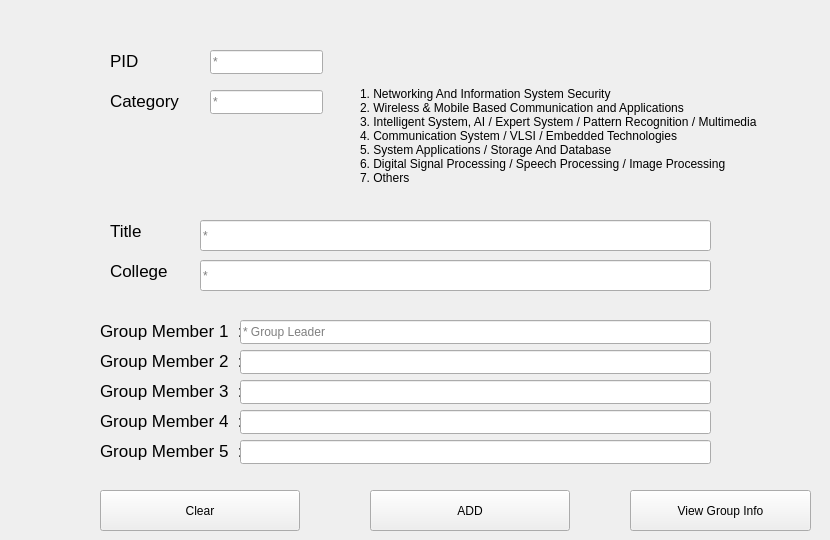
   <widget class="QWidget" name="add_grp">
    <attribute name="title">
     <string>Add Group</string>
    </attribute>
    <widget class="QLabel" name="label_8">
     <property name="geometry">
      <rect>
       <x>110</x>
       <y>40</y>
       <width>81</width>
       <height>41</height>
      </rect>
     </property>
     <property name="palette">
      <palette>
       <active>
        <colorrole role="WindowText">
         <brush brushstyle="SolidPattern">
          <color alpha="255">
           <red>0</red>
           <green>0</green>
           <blue>0</blue>
          </color>
         </brush>
        </colorrole>
       </active>
       <inactive>
        <colorrole role="WindowText">
         <brush brushstyle="SolidPattern">
          <color alpha="255">
           <red>0</red>
           <green>0</green>
           <blue>0</blue>
          </color>
         </brush>
        </colorrole>
       </inactive>
       <disabled>
        <colorrole role="WindowText">
         <brush brushstyle="SolidPattern">
          <color alpha="255">
           <red>0</red>
           <green>20</green>
           <blue>30</blue>
          </color>
         </brush>
        </colorrole>
       </disabled>
      </palette>
     </property>
     <property name="font">
      <font>
       <pointsize>13</pointsize>
      </font>
     </property>
     <property name="text">
      <string>PID              :</string>
     </property>
    </widget>
    <widget class="QLabel" name="label_9">
     <property name="geometry">
      <rect>
       <x>110</x>
       <y>80</y>
       <width>81</width>
       <height>41</height>
      </rect>
     </property>
     <property name="palette">
      <palette>
       <active>
        <colorrole role="WindowText">
         <brush brushstyle="SolidPattern">
          <color alpha="255">
           <red>0</red>
           <green>0</green>
           <blue>0</blue>
          </color>
         </brush>
        </colorrole>
       </active>
       <inactive>
        <colorrole role="WindowText">
         <brush brushstyle="SolidPattern">
          <color alpha="255">
           <red>0</red>
           <green>0</green>
           <blue>0</blue>
          </color>
         </brush>
        </colorrole>
       </inactive>
       <disabled>
        <colorrole role="WindowText">
         <brush brushstyle="SolidPattern">
          <color alpha="255">
           <red>0</red>
           <green>20</green>
           <blue>30</blue>
          </color>
         </brush>
        </colorrole>
       </disabled>
      </palette>
     </property>
     <property name="font">
      <font>
       <pointsize>13</pointsize>
      </font>
     </property>
     <property name="text">
      <string>Category   :</string>
     </property>
    </widget>
    <widget class="QLabel" name="label_10">
     <property name="geometry">
      <rect>
       <x>110</x>
       <y>210</y>
       <width>81</width>
       <height>41</height>
      </rect>
     </property>
     <property name="palette">
      <palette>
       <active>
        <colorrole role="WindowText">
         <brush brushstyle="SolidPattern">
          <color alpha="255">
           <red>0</red>
           <green>0</green>
           <blue>0</blue>
          </color>
         </brush>
        </colorrole>
       </active>
       <inactive>
        <colorrole role="WindowText">
         <brush brushstyle="SolidPattern">
          <color alpha="255">
           <red>0</red>
           <green>0</green>
           <blue>0</blue>
          </color>
         </brush>
        </colorrole>
       </inactive>
       <disabled>
        <colorrole role="WindowText">
         <brush brushstyle="SolidPattern">
          <color alpha="255">
           <red>0</red>
           <green>20</green>
           <blue>30</blue>
          </color>
         </brush>
        </colorrole>
       </disabled>
      </palette>
     </property>
     <property name="font">
      <font>
       <pointsize>13</pointsize>
      </font>
     </property>
     <property name="text">
      <string>Title             :</string>
     </property>
    </widget>
    <widget class="QLabel" name="label_11">
     <property name="geometry">
      <rect>
       <x>110</x>
       <y>250</y>
       <width>81</width>
       <height>41</height>
      </rect>
     </property>
     <property name="palette">
      <palette>
       <active>
        <colorrole role="WindowText">
         <brush brushstyle="SolidPattern">
          <color alpha="255">
           <red>0</red>
           <green>0</green>
           <blue>0</blue>
          </color>
         </brush>
        </colorrole>
       </active>
       <inactive>
        <colorrole role="WindowText">
         <brush brushstyle="SolidPattern">
          <color alpha="255">
           <red>0</red>
           <green>0</green>
           <blue>0</blue>
          </color>
         </brush>
        </colorrole>
       </inactive>
       <disabled>
        <colorrole role="WindowText">
         <brush brushstyle="SolidPattern">
          <color alpha="255">
           <red>0</red>
           <green>20</green>
           <blue>30</blue>
          </color>
         </brush>
        </colorrole>
       </disabled>
      </palette>
     </property>
     <property name="font">
      <font>
       <pointsize>13</pointsize>
      </font>
     </property>
     <property name="text">
      <string>College     :</string>
     </property>
    </widget>
    <widget class="QLabel" name="label_12">
     <property name="geometry">
      <rect>
       <x>100</x>
       <y>310</y>
       <width>181</width>
       <height>41</height>
      </rect>
     </property>
     <property name="palette">
      <palette>
       <active>
        <colorrole role="WindowText">
         <brush brushstyle="SolidPattern">
          <color alpha="255">
           <red>0</red>
           <green>0</green>
           <blue>0</blue>
          </color>
         </brush>
        </colorrole>
       </active>
       <inactive>
        <colorrole role="WindowText">
         <brush brushstyle="SolidPattern">
          <color alpha="255">
           <red>0</red>
           <green>0</green>
           <blue>0</blue>
          </color>
         </brush>
        </colorrole>
       </inactive>
       <disabled>
        <colorrole role="WindowText">
         <brush brushstyle="SolidPattern">
          <color alpha="255">
           <red>0</red>
           <green>20</green>
           <blue>30</blue>
          </color>
         </brush>
        </colorrole>
       </disabled>
      </palette>
     </property>
     <property name="font">
      <font>
       <pointsize>13</pointsize>
      </font>
     </property>
     <property name="text">
      <string>Group Member 1  :</string>
     </property>
    </widget>
    <widget class="QLabel" name="label_13">
     <property name="geometry">
      <rect>
       <x>100</x>
       <y>340</y>
       <width>181</width>
       <height>41</height>
      </rect>
     </property>
     <property name="palette">
      <palette>
       <active>
        <colorrole role="WindowText">
         <brush brushstyle="SolidPattern">
          <color alpha="255">
           <red>0</red>
           <green>0</green>
           <blue>0</blue>
          </color>
         </brush>
        </colorrole>
       </active>
       <inactive>
        <colorrole role="WindowText">
         <brush brushstyle="SolidPattern">
          <color alpha="255">
           <red>0</red>
           <green>0</green>
           <blue>0</blue>
          </color>
         </brush>
        </colorrole>
       </inactive>
       <disabled>
        <colorrole role="WindowText">
         <brush brushstyle="SolidPattern">
          <color alpha="255">
           <red>0</red>
           <green>20</green>
           <blue>30</blue>
          </color>
         </brush>
        </colorrole>
       </disabled>
      </palette>
     </property>
     <property name="font">
      <font>
       <pointsize>13</pointsize>
      </font>
     </property>
     <property name="text">
      <string>Group Member 2  :</string>
     </property>
    </widget>
    <widget class="QLabel" name="label_14">
     <property name="geometry">
      <rect>
       <x>100</x>
       <y>370</y>
       <width>181</width>
       <height>41</height>
      </rect>
     </property>
     <property name="palette">
      <palette>
       <active>
        <colorrole role="WindowText">
         <brush brushstyle="SolidPattern">
          <color alpha="255">
           <red>0</red>
           <green>0</green>
           <blue>0</blue>
          </color>
         </brush>
        </colorrole>
       </active>
       <inactive>
        <colorrole role="WindowText">
         <brush brushstyle="SolidPattern">
          <color alpha="255">
           <red>0</red>
           <green>0</green>
           <blue>0</blue>
          </color>
         </brush>
        </colorrole>
       </inactive>
       <disabled>
        <colorrole role="WindowText">
         <brush brushstyle="SolidPattern">
          <color alpha="255">
           <red>0</red>
           <green>20</green>
           <blue>30</blue>
          </color>
         </brush>
        </colorrole>
       </disabled>
      </palette>
     </property>
     <property name="font">
      <font>
       <pointsize>13</pointsize>
      </font>
     </property>
     <property name="text">
      <string>Group Member 3  :</string>
     </property>
    </widget>
    <widget class="QLabel" name="label_15">
     <property name="geometry">
      <rect>
       <x>100</x>
       <y>400</y>
       <width>181</width>
       <height>41</height>
      </rect>
     </property>
     <property name="palette">
      <palette>
       <active>
        <colorrole role="WindowText">
         <brush brushstyle="SolidPattern">
          <color alpha="255">
           <red>0</red>
           <green>0</green>
           <blue>0</blue>
          </color>
         </brush>
        </colorrole>
       </active>
       <inactive>
        <colorrole role="WindowText">
         <brush brushstyle="SolidPattern">
          <color alpha="255">
           <red>0</red>
           <green>0</green>
           <blue>0</blue>
          </color>
         </brush>
        </colorrole>
       </inactive>
       <disabled>
        <colorrole role="WindowText">
         <brush brushstyle="SolidPattern">
          <color alpha="255">
           <red>0</red>
           <green>20</green>
           <blue>30</blue>
          </color>
         </brush>
        </colorrole>
       </disabled>
      </palette>
     </property>
     <property name="font">
      <font>
       <pointsize>13</pointsize>
      </font>
     </property>
     <property name="text">
      <string>Group Member 4  :</string>
     </property>
    </widget>
    <widget class="QLabel" name="label_16">
     <property name="geometry">
      <rect>
       <x>100</x>
       <y>430</y>
       <width>181</width>
       <height>41</height>
      </rect>
     </property>
     <property name="palette">
      <palette>
       <active>
        <colorrole role="WindowText">
         <brush brushstyle="SolidPattern">
          <color alpha="255">
           <red>0</red>
           <green>0</green>
           <blue>0</blue>
          </color>
         </brush>
        </colorrole>
       </active>
       <inactive>
        <colorrole role="WindowText">
         <brush brushstyle="SolidPattern">
          <color alpha="255">
           <red>0</red>
           <green>0</green>
           <blue>0</blue>
          </color>
         </brush>
        </colorrole>
       </inactive>
       <disabled>
        <colorrole role="WindowText">
         <brush brushstyle="SolidPattern">
          <color alpha="255">
           <red>0</red>
           <green>20</green>
           <blue>30</blue>
          </color>
         </brush>
        </colorrole>
       </disabled>
      </palette>
     </property>
     <property name="font">
      <font>
       <pointsize>13</pointsize>
      </font>
     </property>
     <property name="text">
      <string>Group Member 5  :</string>
     </property>
    </widget>
    <widget class="QLineEdit" name="lineEdit_4">
     <property name="geometry">
      <rect>
       <x>210</x>
       <y>50</y>
       <width>113</width>
       <height>24</height>
      </rect>
     </property>
     <property name="maxLength">
      <number>10</number>
     </property>
     <property name="placeholderText">
      <string>*</string>
     </property>
    </widget>
    <widget class="QLineEdit" name="lineEdit_5">
     <property name="geometry">
      <rect>
       <x>200</x>
       <y>220</y>
       <width>511</width>
       <height>31</height>
      </rect>
     </property>
     <property name="maxLength">
      <number>100</number>
     </property>
     <property name="placeholderText">
      <string>*</string>
     </property>
    </widget>
    <widget class="QLineEdit" name="lineEdit_6">
     <property name="geometry">
      <rect>
       <x>200</x>
       <y>260</y>
       <width>511</width>
       <height>31</height>
      </rect>
     </property>
     <property name="maxLength">
      <number>100</number>
     </property>
     <property name="placeholderText">
      <string>*</string>
     </property>
    </widget>
    <widget class="QLineEdit" name="lineEdit_7">
     <property name="geometry">
      <rect>
       <x>240</x>
       <y>320</y>
       <width>471</width>
       <height>24</height>
      </rect>
     </property>
     <property name="text">
      <string/>
     </property>
     <property name="maxLength">
      <number>50</number>
     </property>
     <property name="placeholderText">
      <string>* Group Leader </string>
     </property>
    </widget>
    <widget class="QLineEdit" name="lineEdit_8">
     <property name="geometry">
      <rect>
       <x>240</x>
       <y>350</y>
       <width>471</width>
       <height>24</height>
      </rect>
     </property>
     <property name="maxLength">
      <number>50</number>
     </property>
    </widget>
    <widget class="QLineEdit" name="lineEdit_9">
     <property name="geometry">
      <rect>
       <x>240</x>
       <y>380</y>
       <width>471</width>
       <height>24</height>
      </rect>
     </property>
     <property name="maxLength">
      <number>50</number>
     </property>
    </widget>
    <widget class="QLineEdit" name="lineEdit_10">
     <property name="geometry">
      <rect>
       <x>240</x>
       <y>410</y>
       <width>471</width>
       <height>24</height>
      </rect>
     </property>
     <property name="maxLength">
      <number>50</number>
     </property>
    </widget>
    <widget class="QLineEdit" name="lineEdit_11">
     <property name="geometry">
      <rect>
       <x>240</x>
       <y>440</y>
       <width>471</width>
       <height>24</height>
      </rect>
     </property>
     <property name="maxLength">
      <number>50</number>
     </property>
    </widget>
    <widget class="QPushButton" name="clear_group">
     <property name="geometry">
      <rect>
       <x>100</x>
       <y>490</y>
       <width>200</width>
       <height>41</height>
      </rect>
     </property>
     <property name="text">
      <string>Clear</string>
     </property>
    </widget>
    <widget class="QPushButton" name="ad_grp">
     <property name="geometry">
      <rect>
       <x>370</x>
       <y>490</y>
       <width>200</width>
       <height>41</height>
      </rect>
     </property>
     <property name="text">
      <string>ADD</string>
     </property>
    </widget>
    <widget class="QPushButton" name="show_grpinfo">
     <property name="geometry">
      <rect>
       <x>630</x>
       <y>490</y>
       <width>181</width>
       <height>41</height>
      </rect>
     </property>
     <property name="text">
      <string>View Group Info</string>
     </property>
    </widget>
    <widget class="QLabel" name="label_24">
     <property name="geometry">
      <rect>
       <x>360</x>
       <y>60</y>
       <width>461</width>
       <height>151</height>
      </rect>
     </property>
     <property name="text">
      <string>1. Networking And Information System Security
2. Wireless &amp; Mobile Based Communication and Applications
3. Intelligent System, AI / Expert System / Pattern Recognition / Multimedia
4. Communication System / VLSI / Embedded Technologies
5. System Applications / Storage And Database
6. Digital Signal Processing / Speech Processing / Image Processing
7. Others	</string>
     </property>
    </widget>
    <widget class="QLineEdit" name="lineEdit_16">
     <property name="geometry">
      <rect>
       <x>210</x>
       <y>90</y>
       <width>113</width>
       <height>24</height>
      </rect>
     </property>
     <property name="maxLength">
      <number>1</number>
     </property>
     <property name="placeholderText">
      <string>*</string>
     </property>
    </widget>
   </widget>
